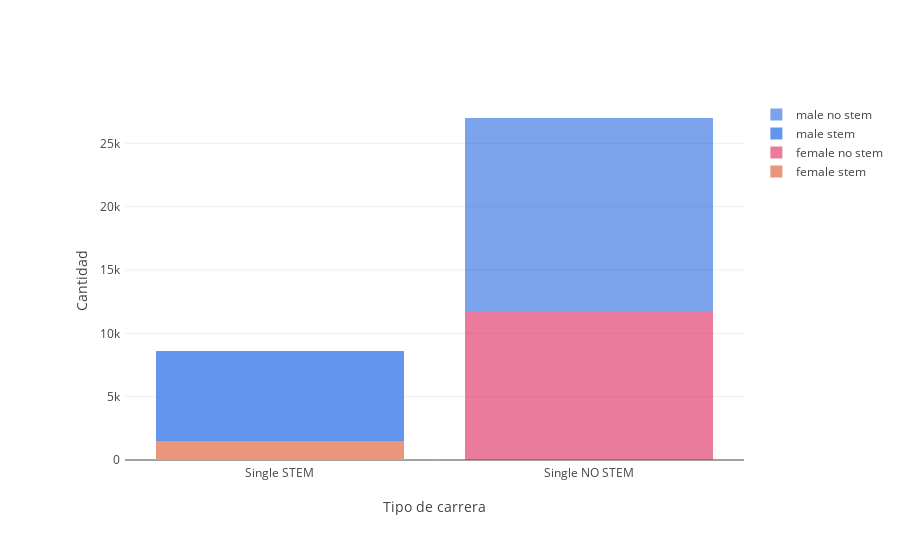

Notebook cell for this chart:
### Code cell
data = [go.Bar(
            x=['Single STEM'],
            y=[df_stem[df_stem.status == "single"].groupby("sex").get_group("f").count()[0]],
              marker=dict(color='darksalmon'),name="female stem"),
             go.Bar(
            
            x=['Single NO STEM'],
            y=[df_noStem[df_noStem.status == "single"].groupby("sex").get_group("f").count()[0]],
              marker=dict(color='rgb(222, 35, 91)'),name="female no stem", opacity=0.6),
       go.Bar(
           x=['Single STEM'],
            y=[df_stem[df_stem.status == "single"].groupby("sex").get_group("m").count()[0]],
              marker=dict(color='cornflowerblue'),name="male stem"),
             go.Bar(
            x=['Single NO STEM'],
            y=[df_noStem[df_noStem.status == "single"].groupby("sex").get_group("m").count()[0]],
               marker=dict(color='rgb(35, 103, 222)'),name="male no stem", opacity=0.6)]

layout = go.Layout(
    barmode='stack', margin=go.layout.Margin(
        l=125,
        r=50,
        b=100,
        t=100,
        pad=4
    ),
    yaxis = dict(title="Cantidad"),
     xaxis = dict( title= "Tipo de carrera",
        hoverformat = '.2%'
    )
)

fig = go.Figure(data=data, layout=layout)
iplot(fig)

### Figure 1 — Plotly figure (JSON) as saved in the notebook; plotly's stock layout.template omitted (floating-point values rounded to 4 significant figures)
{"data": [{"marker": {"color": "darksalmon"}, "name": "female stem", "type": "bar", "uid": "9335d25a-a216-4fb3-82ac-0676633e07a7", "x": ["Single STEM"], "y": [1474]}, {"marker": {"color": "rgb(222, 35, 91)"}, "name": "female no stem", "opacity": 0.6, "type": "bar", "uid": "49e2ae69-d5c6-4f08-b5c8-6a0e3891c36f", "x": ["Single NO STEM"], "y": [11794]}, {"marker": {"color": "cornflowerblue"}, "name": "male stem", "type": "bar", "uid": "2e205769-c183-4ce7-a755-a39d15302b9a", "x": ["Single STEM"], "y": [7142]}, {"marker": {"color": "rgb(35, 103, 222)"}, "name": "male no stem", "opacity": 0.6, "type": "bar", "uid": "26621269-2e41-4eea-bc24-3331a378ff17", "x": ["Single NO STEM"], "y": [15205]}], "layout": {"barmode": "stack", "margin": {"b": 100, "l": 125, "pad": 4, "r": 50, "t": 100}, "xaxis": {"hoverformat": ".2%", "title": {"text": "Tipo de carrera"}}, "yaxis": {"title": {"text": "Cantidad"}}}}
